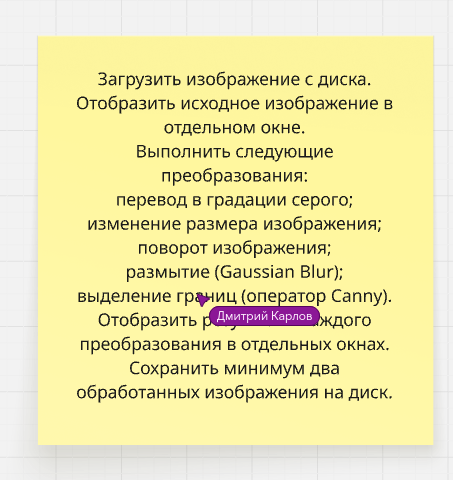
//> input picture Lab-1/image.png, 453 x 480 px
$ ./main   (built with g++ and OpenCV 4)
//> lines starting //> are read from the running program, lines starting //| are printed output that depends on the picture; after the words box and inside, x2 and y2 are one past the last pixel; in counts of white or black regions, pixels touching at a corner belong together
#include <opencv2/opencv.hpp>
#include <iostream>

int main() {
    std::string imagePath = "image.png";
    const std::string outBase = "out/";

    auto saveImage = [](const std::string& path, const cv::Mat& img) {
        try {
            if (!cv::imwrite(path, img)) {
                std::cerr << "Ошибка: imwrite вернул false для: " << path << std::endl;
            } else {
                std::cout << "Сохранено: " << path << std::endl;
            }
        } catch (const cv::Exception& e) {
            std::cerr << "Ошибка: Не удалось сохранить " << path << "\n"
                      << e.what() << std::endl;
        }
    };

    cv::Mat image = cv::imread(imagePath);
//> image is the input picture: 480 rows x 453 cols, CV_8UC3; mean B, G, R 173.7, 230.3, 236.5
    if (image.empty()) {
        std::cerr << "Ошибка: Не удалось загрузить изображение по пути: " << imagePath << std::endl;
        return -1;
    }

    std::cout << "Изображение успешно загружено: " << imagePath << std::endl;

    cv::imshow("Исходное изображение", image);
    saveImage(outBase + "01_original.png", image);

    cv::Mat grayImage;
    cv::cvtColor(image, grayImage, cv::COLOR_BGR2GRAY);
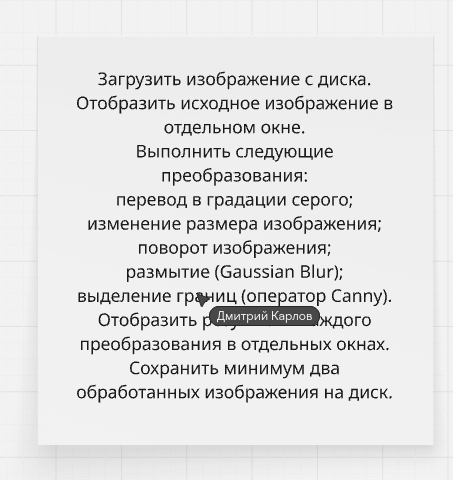
//> grayImage: 480 rows x 453 cols, CV_8UC1; min 26, max 247, mean 225.7
    cv::imshow("Градации серого", grayImage);
    saveImage(outBase + "02_gray.png", grayImage);

    cv::Mat resizedImage;
    cv::resize(image, resizedImage, cv::Size(), 0.5, 0.5, cv::INTER_LINEAR);
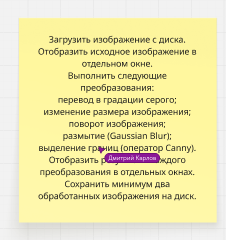
//> resizedImage: 240 rows x 226 cols, CV_8UC3; mean B, G, R 173.6, 230.3, 236.6
    cv::imshow("Изменение размера", resizedImage);
    saveImage(outBase + "03_resized.png", resizedImage);

    cv::Mat rotatedImage;
    cv::rotate(image, rotatedImage, cv::ROTATE_90_CLOCKWISE);
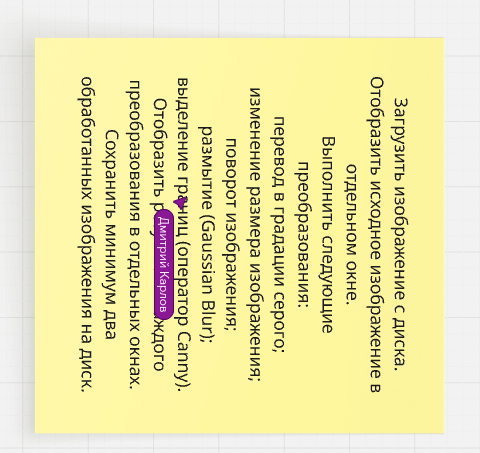
//> rotatedImage: 453 rows x 480 cols, CV_8UC3; mean B, G, R 173.7, 230.3, 236.5
    cv::imshow("Поворот", rotatedImage);
    saveImage(outBase + "04_rotated.png", rotatedImage);

    cv::Mat blurredImage;
    cv::GaussianBlur(image, blurredImage, cv::Size(15, 15), 0);
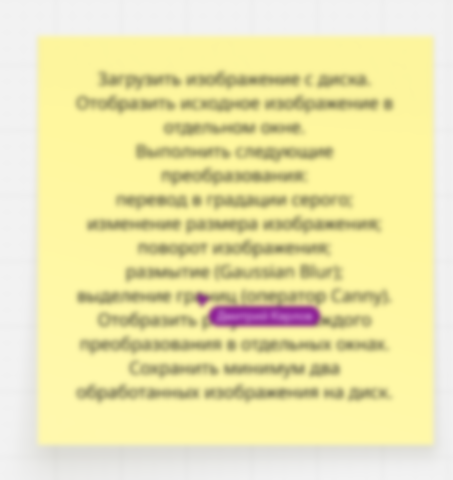
//> blurredImage: 480 rows x 453 cols, CV_8UC3; mean B, G, R 173.7, 230.3, 236.6
    cv::imshow("Размытие", blurredImage);
    saveImage(outBase + "05_blurred.png", blurredImage);

    cv::Mat edges;
    cv::Canny(grayImage, edges, 50, 150);
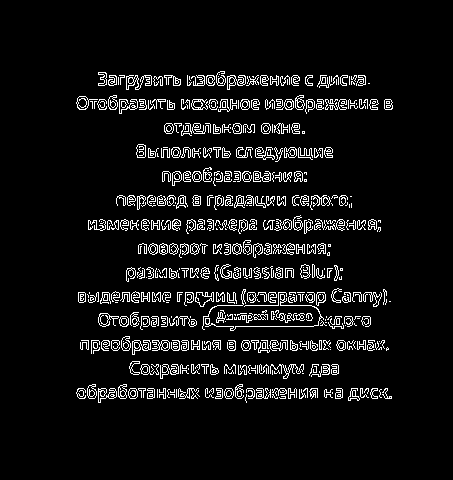
//> edges: 480 rows x 453 cols, CV_8UC1; 6.9% white in thin lines or dots, all inside (x1, y1, x2, y2) = (76, 71, 393, 403)
    cv::imshow("Границы", edges);
    saveImage(outBase + "06_edges.png", edges);


    cv::waitKey(0);
    cv::destroyAllWindows();

    return 0;
}
